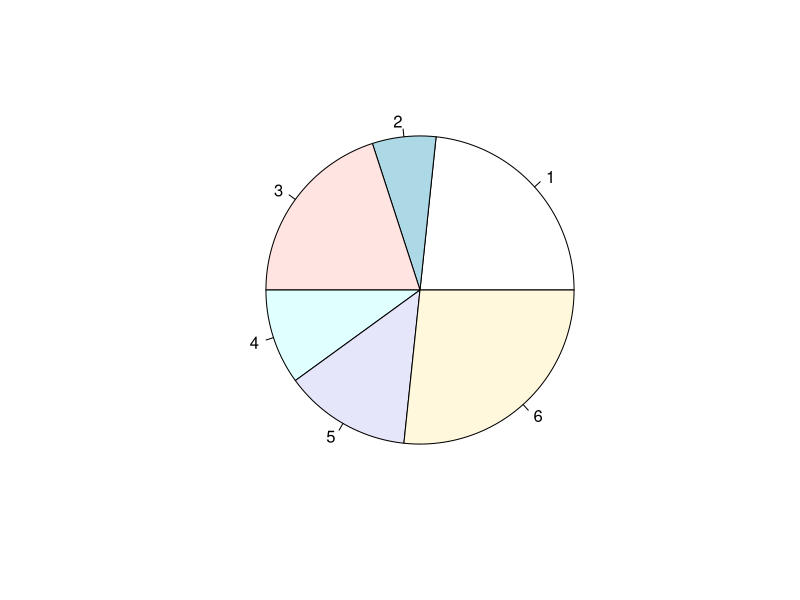

This figure's R source:
# Q1. Draw a pie chart using R programming for the following datadistribution:
# Digits on
# Dice
# 1 2 3 4 5 6
# Frequency of
# getting each
# number
# 7 2 6 3 4 8


# create data for the graph
dice <- c(7, 2, 6, 3, 4, 8)
labels <- c("1", "2", "3", "4", "5", "6")

#  plot the chart
pie(dice,labels)
